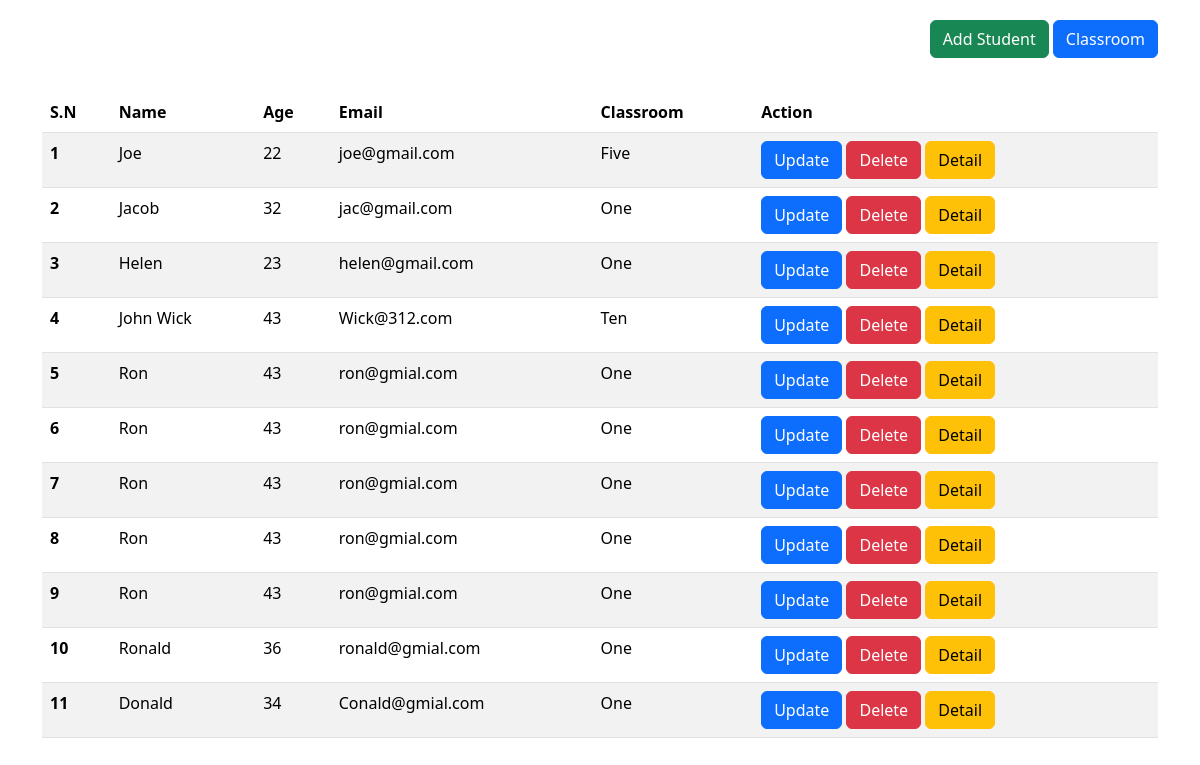
/classbased/student/, run on an earlier commit of the app's database.
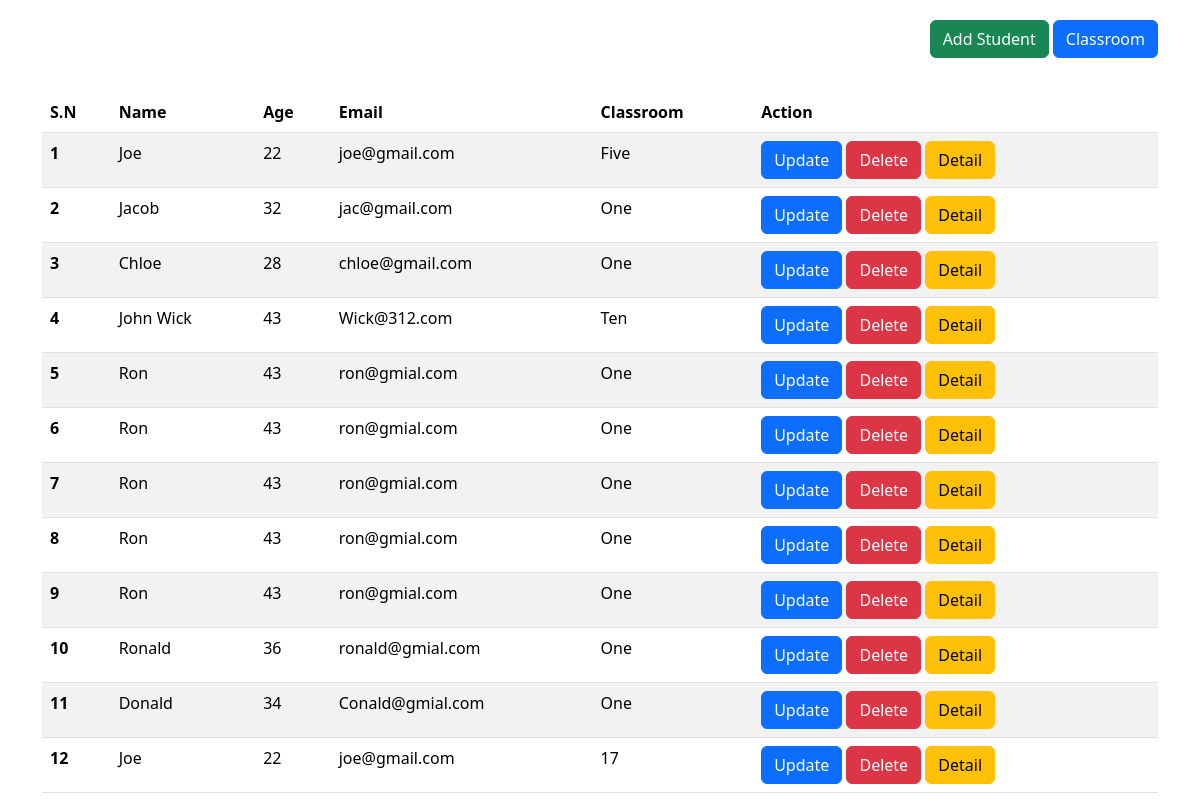
And on a later commit of the database.
### CRUD/models.py (models this page shows, shortened)
class Student(models.Model):
    name = models.CharField(max_length=20)
    email = models.EmailField()
    age = models.IntegerField()
    classroom = models.ForeignKey(ClassRoom, on_delete = models.CASCADE,
                                  related_name="classroom_students")

class ClassRoom(models.Model):
    name = models.CharField(max_length=20)

### classbased/views.py (the view)
# urls.py: path("student/",StudentView.as_view()),
class StudentView(ListView):
    queryset = Student.objects.all()
    template_name = 'classbased/student.html'
    context_object_name = 'students'

### classbased/templates/classbased/student.html
{% extends "crud/base.html" %}
{% block content %}
<div style="float: right">
    <a href="#" class="btn btn-success">Add Student</a>
    <a href="#" class="btn btn-primary">Classroom</a>
</div><br><br><br>
<table class="table table-striped table-hover">
    <thead>
      <tr>
        <th scope="col">S.N</th>
        <th scope="col">Name</th>
        <th scope="col">Age</th>
        <th scope="col">Email</th>
        <th scope="col">Classroom</th>
        <th scope="col">Action</th>
      </tr>
    </thead>
    <tbody>
        {% for student in students %}
      <tr>
        <th scope="row">{{forloop.counter}}</th>
        <td>{{student.name}}</td>
        <td>{{student.age}}</td>
        <td>{{student.email}}</td>
        <td>{{student.classroom.name}}</td>
        <td>
          <a class="btn btn-primary" href= "#">Update</a>
          <a class="btn btn-danger" href = "#">Delete</a>
          <a class="btn btn-warning" href = "{% url 'classbased_student_detail' student.id %}">Detail</a>
        </td>
        {% endfor %}
      </tr>
    </tbody>
  </table>
{% endblock %}

### CRUD/templates/CRUD/base.html (shortened to what this page needs)
<!DOCTYPE html>
<html lang="en">
<head>
    <link href="https://cdn.jsdelivr.net/npm/bootstrap@5.3.1/dist/css/bootstrap.min.css" rel="stylesheet">
</head>
<body>
<div class = "container", style="margin-top: 20px;">
    {% block content %}{% endblock %}
</div>
</body>
</html>

What changed in the data, as far as the page shows it:
changed Student: name "Helen" → "Chloe"; age "23" → "28"; email "helen@gmail.com" → "chloe@gmail.com"
added Student: name "Joe", age "22", email "joe@gmail.com", classroom.name "17"
